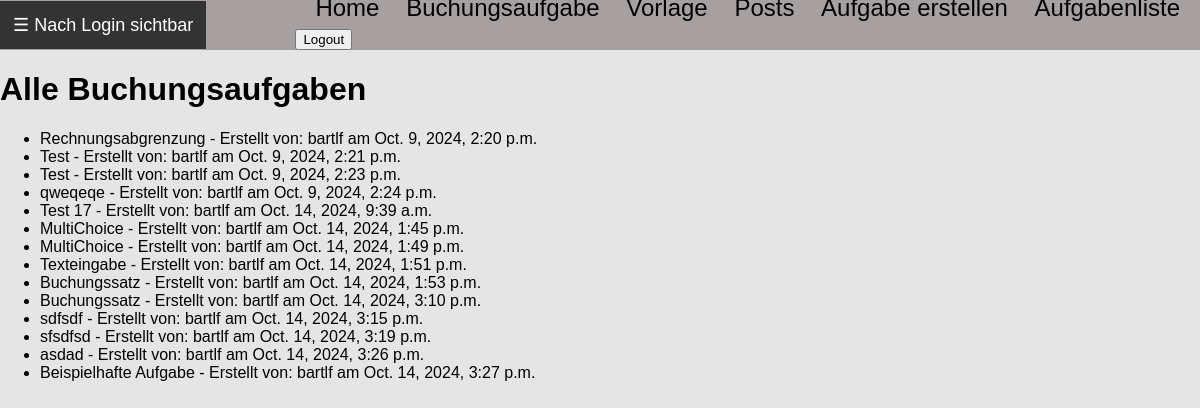
Before: /posts/aufgaben/ (signed in) with the older database file.
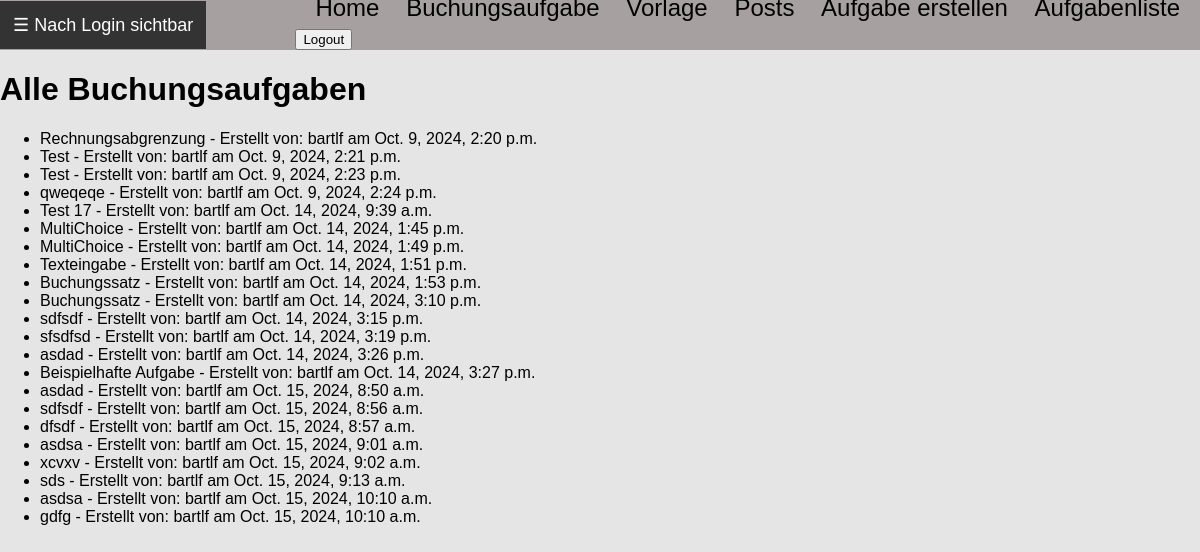
After: the same page with the newer database file.
### posts/models.py (models this page shows, shortened)
class Aufgabe(models.Model):
    kategorie = models.CharField(max_length=100)
    aufgabentext = models.TextField()
    loesung_haben = models.JSONField(blank=True, null=True)  # Optional für Buchungssätze
    loesung_soll = models.JSONField(blank=True, null=True)  # Optional für Buchungssätze
    multiple_choice_antworten = models.JSONField(blank=True, null=True)  # JSON für Multiple Choice Antworten
    richtige_antwort = models.TextField(blank=True, null=True)  # Für Texteingaben (und richtige Antwort bei MC)
    aufgabentyp = models.CharField(max_length=50, choices=[
        ('buchungssatz', 'Buchungssatz'),
        ('multiple_choice', 'Multiple Choice'),
        ('texteingabe', 'Texteingabe')
    ])
    author = models.ForeignKey(User, on_delete=models.CASCADE)
    erstellungsdatum = models.DateTimeField(auto_now_add=True)
    id = models.AutoField(primary_key=True)

### posts/views.py (the view)
# urls.py: path('aufgaben/', views.aufgaben_liste, name='aufgaben_liste'),
@login_required(login_url="/users/login/")
def aufgaben_liste(request):
    aufgaben = Aufgabe.objects.all().order_by('id')
    return render(request, 'posts/aufgaben_liste.html', {'aufgaben': aufgaben})

### posts/templates/posts/aufgaben_liste.html (shortened to what this page needs)
{%extends 'vorlage.html' %}
{%block content%}
    <h1>Alle Buchungsaufgaben</h1>
    <ul>
        {% for aufgabe in aufgaben %}
            <li>{{ aufgabe.kategorie }} - Erstellt von: {{ aufgabe.author }} am {{ aufgabe.erstellungsdatum }}</li>
        {% endfor %}
    </ul>
{% endblock%}

Changed rows visible on the page:
added Aufgabe: kategorie "asdad", author "bartlf", erstellungsdatum "Oct. 15, 2024, 8:50 a.m."
added Aufgabe: kategorie "sdfsdf", author "bartlf", erstellungsdatum "Oct. 15, 2024, 8:56 a.m."
added Aufgabe: kategorie "dfsdf", author "bartlf", erstellungsdatum "Oct. 15, 2024, 8:57 a.m."
added Aufgabe: kategorie "asdsa", author "bartlf", erstellungsdatum "Oct. 15, 2024, 9:01 a.m."
added Aufgabe: kategorie "xcvxv", author "bartlf", erstellungsdatum "Oct. 15, 2024, 9:02 a.m."
added Aufgabe: kategorie "sds", author "bartlf", erstellungsdatum "Oct. 15, 2024, 9:13 a.m."
added Aufgabe: kategorie "asdsa", author "bartlf", erstellungsdatum "Oct. 15, 2024, 10:10 a.m."
added Aufgabe: kategorie "gdfg", author "bartlf", erstellungsdatum "Oct. 15, 2024, 10:10 a.m."
